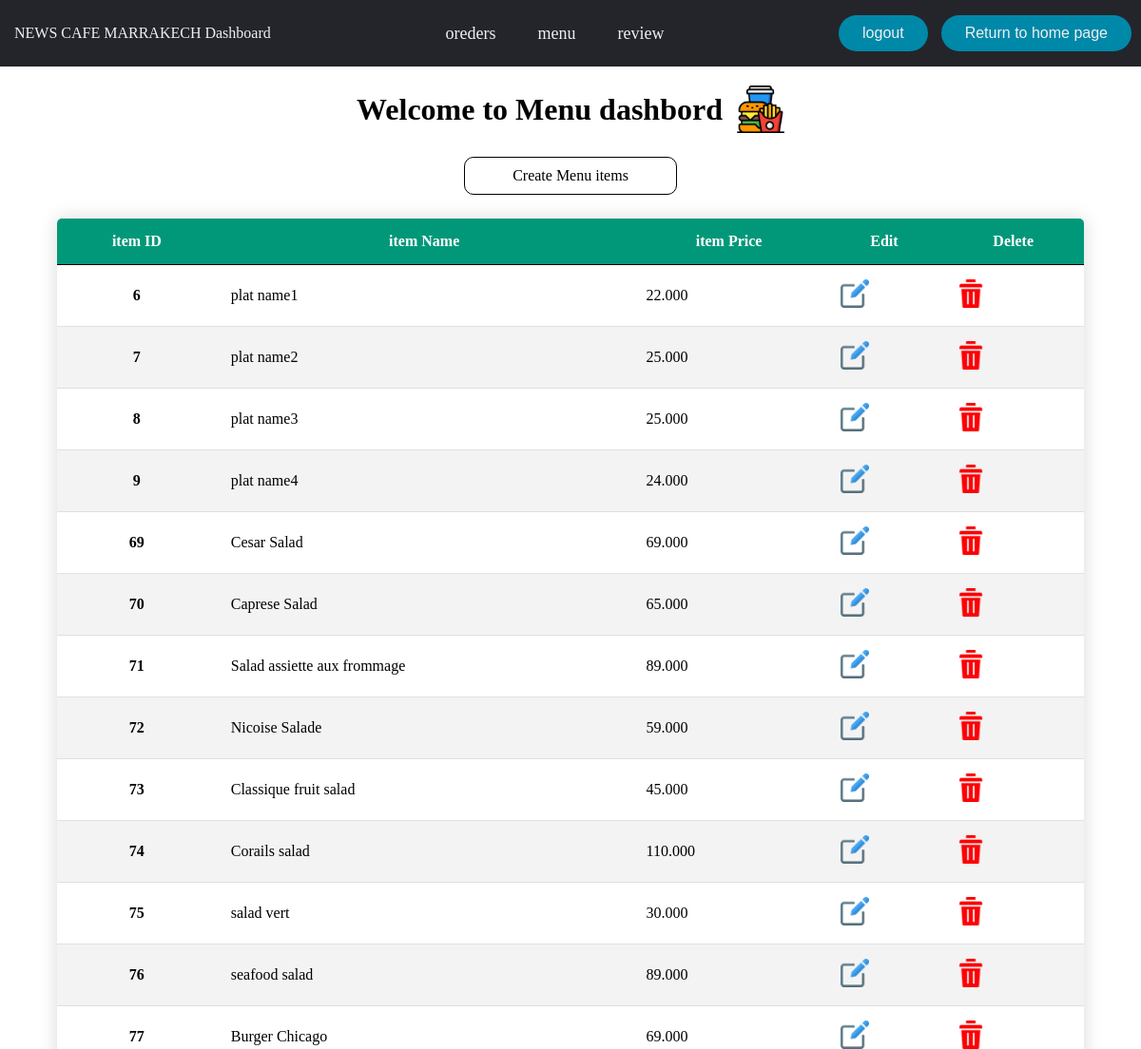
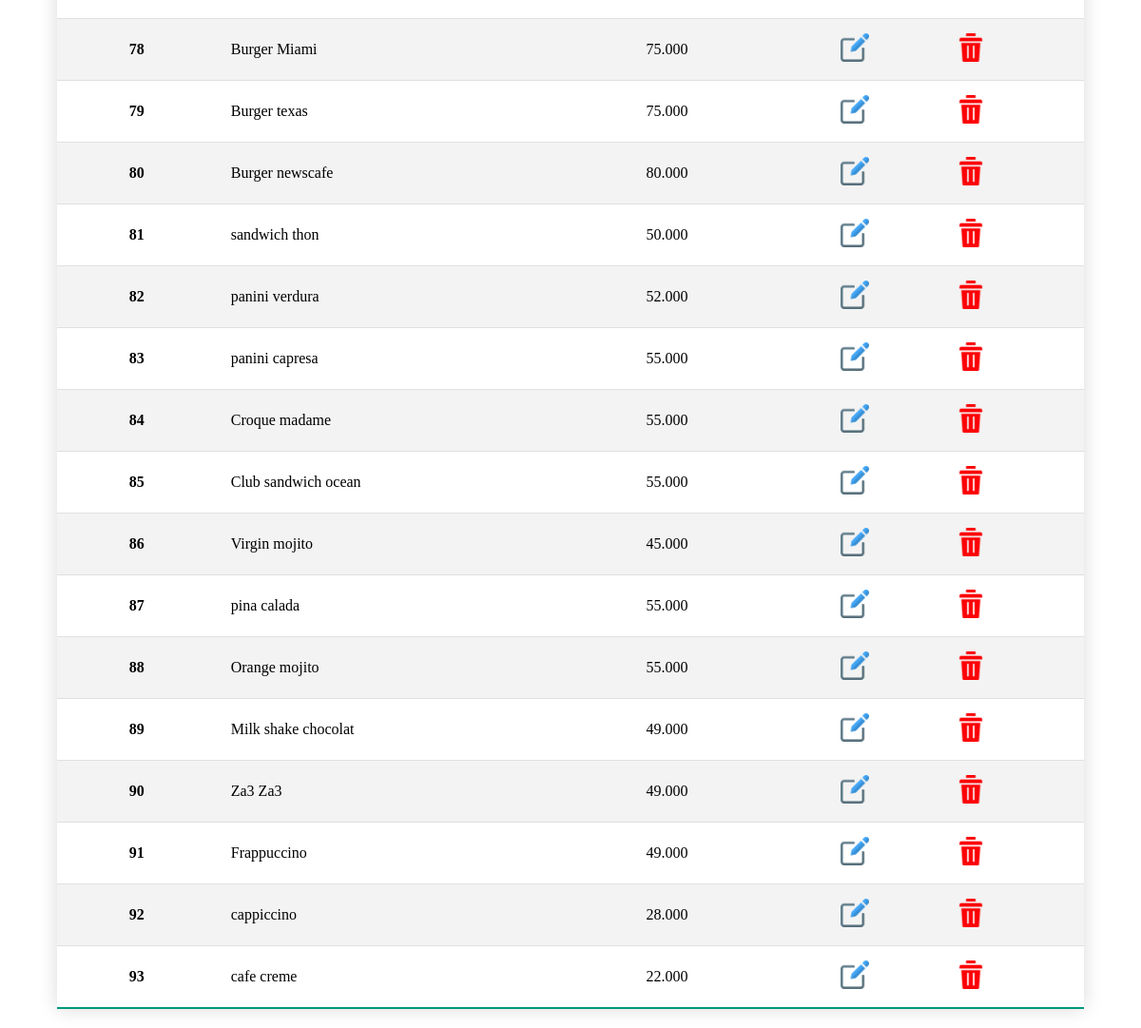
The app's page /members/menu with its own data (2 pictures, top to bottom).
### products/models.py (models this page shows, shortened)
class products(models.Model):
    name = models.CharField(max_length=50)
    img = models.ImageField(upload_to='imgs/')
    price = models.DecimalField(max_digits=50,decimal_places=3)
    category = models.ManyToManyField('Category',related_name='item')

### resto/views.py (the view)
# urls.py: path('menu', Menu.as_view(), name="menu"),
class Menu(View):
    def get(self, request, *args, **kwargs):
        menuu=products.objects.all()
        context={
            'menuu':menuu,
        }
        return render(request,'resto/menu.html',context)

### templates/resto/menu.html
{% extends 'base.html' %} {% block content %}
<link rel="stylesheet" href="/static/css/dash.css"> {% block bar %} {% include 'resto/dash_nav.html' %} {% endblock bar %}
<div class="container">
    <div class="start">
        <h1>Welcome to Menu dashbord</h1>
        <img src="/static/imgs/menu.png" alt="">
    </div>
    <div class="row_tab">
        <a class="btn" href="{% url 'menu_item_creation' %}">Create Menu items</a>
        <div class="col">
            <table class="table" style="margin-bottom: 20px; ">
                <thead>
                    <tr>
                        <th scope="col">item ID</th>
                        <th scope="col">item Name</th>
                        <th scope="col">item Price</th>
                        <th scope="col">Edit</th>
                        <th scope="col">Delete</th>
                    </tr>
                </thead>
                <tbody>
                    {% for mn in menuu %}
                    <tr>
                        <th scope="row">{{ mn.pk }}</th>
                        <td>{{ mn.name }}</td>
                        <td>{{ mn.price }}</td>
                        <td>
                            <a href="{% url 'updateOrder' mn.pk %}"><img src="/static/imgs/edit.png" alt="" style="width: 30px; height: 30px;"> </a>
                        </td>
                        <td>
                            <a href="{% url 'deletem' mn.pk %}"><img src="/static/imgs/delete.png" alt="" style="width: 30px; height: 30px;"> </a>
                        </td>
                    </tr>
                    {% endfor %}
                </tbody>
            </table>
        </div>
    </div>
</div>
{% endblock %}

### static/css/dash.css (style rules this page uses)
* { margin: 0; padding: 0; }
.row_tab { display: flex; flex-direction: column; }
.row_tab .btn { border: 1px solid black; border-radius: 10px; margin: 5px; padding-top: 10px; padding-bottom: 10px; margin-bottom: 25px; padding-left: 50px; padding-right: 50px; text-decoration: none; color: #000; cursor: pointer; }
.row_tab { display: flex; align-items: center; justify-content: center; }
table thead tr th { border-bottom: 1px solid #000000; padding: 15px; }
table tbody tr td { margin: 10px; padding: 15px; }
.start { display: flex; text-align: center; margin-bottom: 30px; align-items: center; justify-content: center; margin: 20px; }
.start img { width: 50px; height: 50px; margin-left: 15px; }
.table { border-collapse: collapse; margin: 15 0; min-width: 90vw; border-radius: 5px 5px 0 0; overflow: hidden; box-shadow: 0 0 20px rgba(0, 0, 0, 0.15); }
.table thead tr { background-color: #009879; color: #ffffff; }
.table tbody tr { border-bottom: 1px solid #dddddddd; }
.table th, .table td { padding: 15px 15px; }
.table tbody tr:nth-of-type(even) { background-color: #f3f3f3; }
.table tbody tr:last-of-type { border-bottom: #009879 2px solid; }

### static/css/dash_nav.css (style rules this page uses)
* { margin: 0; padding: 0; box-sizing: border-box; }
li, a, p, button { font-weight: 500; font-size: 16px; color: #edf0f1; text-decoration: none; }

### records on screen
products: pk "6", name "plat name1", price "22.000"
products: pk "7", name "plat name2", price "25.000"
products: pk "8", name "plat name3", price "25.000"
products: pk "9", name "plat name4", price "24.000"
products: pk "69", name "Cesar Salad", price "69.000"
products: pk "70", name "Caprese Salad", price "65.000"
products: pk "71", name "Salad assiette aux frommage", price "89.000"
products: pk "72", name "Nicoise Salade", price "59.000"
products: pk "73", name "Classique fruit salad", price "45.000"
products: pk "74", name "Corails salad", price "110.000"
products: pk "75", name "salad vert", price "30.000"
products: pk "76", name "seafood salad", price "89.000"
products: pk "77", name "Burger Chicago", price "69.000"
products: pk "78", name "Burger Miami", price "75.000"
products: pk "79", name "Burger texas", price "75.000"
products: pk "80", name "Burger newscafe", price "80.000"
products: pk "81", name "sandwich thon", price "50.000"
products: pk "82", name "panini verdura", price "52.000"
products: pk "83", name "panini capresa", price "55.000"
products: pk "84", name "Croque madame", price "55.000"
products: pk "85", name "Club sandwich ocean", price "55.000"
products: pk "86", name "Virgin mojito", price "45.000"
products: pk "87", name "pina calada", price "55.000"
products: pk "88", name "Orange mojito", price "55.000"
products: pk "89", name "Milk shake chocolat", price "49.000"
products: pk "90", name "Za3 Za3", price "49.000"
products: pk "91", name "Frappuccino", price "49.000"
products: pk "92", name "cappiccino", price "28.000"
products: pk "93", name "cafe creme", price "22.000"
